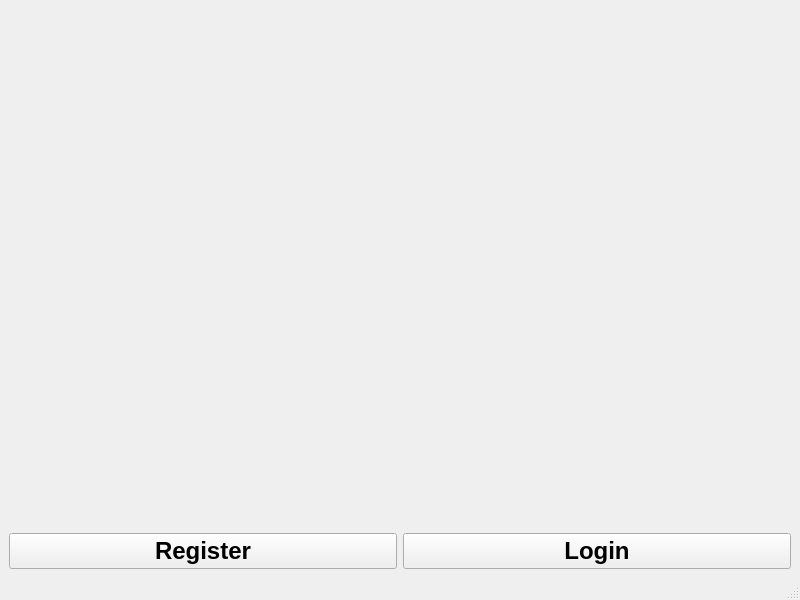
<?xml version="1.0" encoding="UTF-8"?>
<ui version="4.0">
 <class>MainWindow</class>
 <widget class="QMainWindow" name="MainWindow">
  <property name="geometry">
   <rect>
    <x>0</x>
    <y>0</y>
    <width>800</width>
    <height>600</height>
   </rect>
  </property>
  <property name="windowTitle">
   <string>GrowPal</string>
  </property>
  <property name="windowIcon">
   <iconset>
    <normaloff>logo.jpg</normaloff>logo.jpg</iconset>
  </property>
  <property name="autoFillBackground">
   <bool>false</bool>
  </property>
  <widget class="QWidget" name="centralwidget">
   <layout class="QGridLayout" name="gridLayout">
    <item row="2" column="0">
     <widget class="QPushButton" name="register_button">
      <property name="font">
       <font>
        <pointsize>18</pointsize>
        <weight>75</weight>
        <italic>false</italic>
        <bold>true</bold>
        <underline>false</underline>
       </font>
      </property>
      <property name="text">
       <string>Register</string>
      </property>
     </widget>
    </item>
    <item row="2" column="1">
     <widget class="QPushButton" name="login_button">
      <property name="font">
       <font>
        <pointsize>18</pointsize>
        <weight>75</weight>
        <bold>true</bold>
       </font>
      </property>
      <property name="text">
       <string>Login</string>
      </property>
     </widget>
    </item>
    <item row="0" column="0" colspan="2">
     <widget class="QLabel" name="label_logo">
      <property name="text">
       <string/>
      </property>
      <property name="pixmap">
       <pixmap>logo.jpg</pixmap>
      </property>
      <property name="scaledContents">
       <bool>false</bool>
      </property>
      <property name="alignment">
       <set>Qt::AlignCenter</set>
      </property>
     </widget>
    </item>
   </layout>
  </widget>
  <widget class="QMenuBar" name="menubar">
   <property name="geometry">
    <rect>
     <x>0</x>
     <y>0</y>
     <width>800</width>
     <height>30</height>
    </rect>
   </property>
  </widget>
  <widget class="QStatusBar" name="statusbar"/>
 </widget>
 <resources/>
 <connections/>
</ui>
